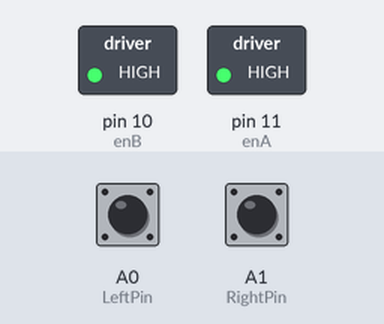
Recording of a program running on a simulated Arduino Uno, built with avr-gcc and run on an emulated ATmega328P. Shown: switched loads named in the program (green lamp = pin HIGH). The inputs (shaded band) are chosen by the test bench; at power-on: A0 (LeftPin) LOW, A1 (RightPin) LOW.

Above: at 0.1 s.
Timing chart, 0 to 1.6 s (numbered marks = the images above):
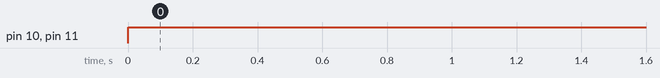

Measured:
- by itself, pin 10 (enB), pin 11 (enA): LOW → HIGH at 0.00 s

The program:

main.cpp
```cpp
#include <Arduino.h>
#define LeftPin A0
#define RightPin A1

//motor settings
#define enA 11
#define enB 10
#define in1 9
#define in2 8
#define in3 7
#define in4 6

void LineFollow()
{
  int Left = digitalRead (LeftPin);
  int Right= digitalRead (RightPin);

  if (Left == HIGH  && Right == LOW) //left turn
  {
digitalWrite (enB, HIGH);
digitalWrite (enA, HIGH);

digitalWrite (in3, LOW );
digitalWrite (in4, HIGH);


         digitalWrite (in1, HIGH );
         digitalWrite (in2, LOW);
  }

  else if (Right == HIGH && Left == LOW)
  {
      digitalWrite (enB, HIGH);
       digitalWrite (enA, HIGH);

         digitalWrite (in3, HIGH );
         digitalWrite (in4, LOW);

          digitalWrite (in1, LOW );
         digitalWrite (in2, HIGH);
  }

  else
  {
     digitalWrite (enA,HIGH);
    digitalWrite (enB, HIGH);

    digitalWrite(in1, HIGH);
    digitalWrite(in2, LOW);

    digitalWrite(in3, HIGH);
    digitalWrite(in4, LOW);

  }
}


void setup()
{
   for (int i=in1; i<=in4; i++)
  {
    pinMode (i, OUTPUT);
  }
  pinMode (enA,OUTPUT);
  pinMode (enB,OUTPUT);


}

void loop()
{
  // put your main code here, to run repeatedly:
  LineFollow();
}
```
